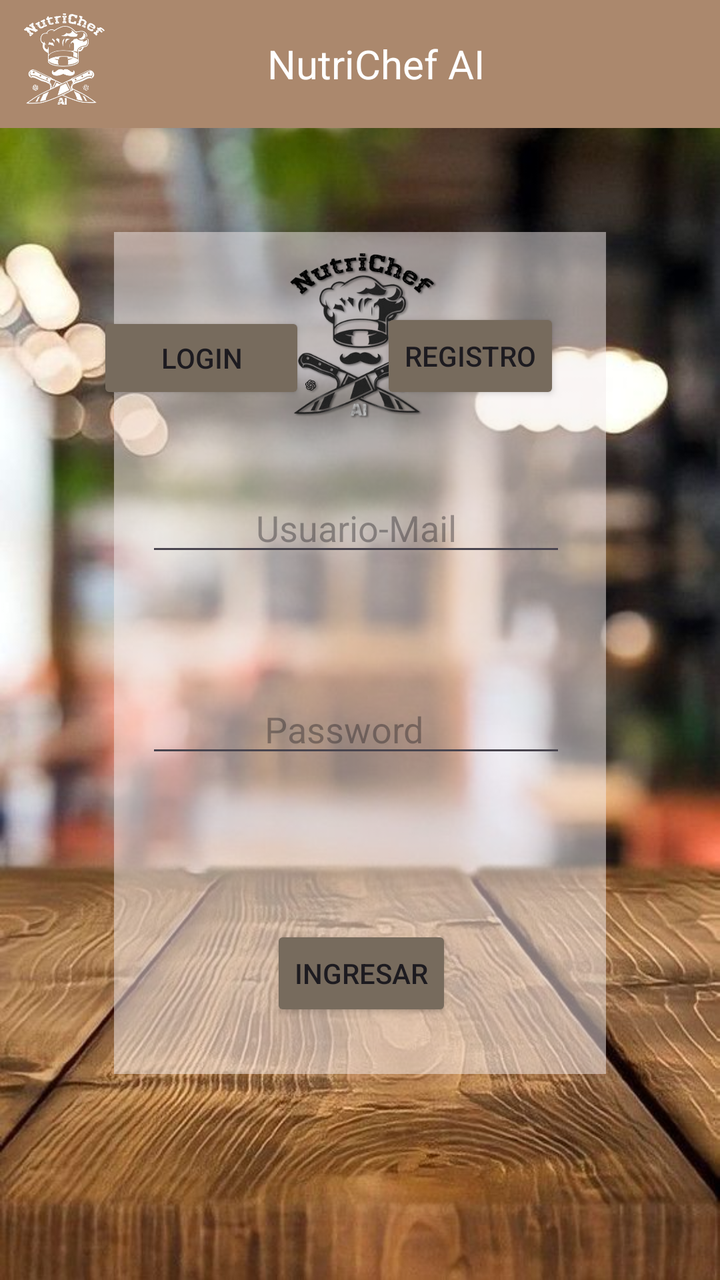
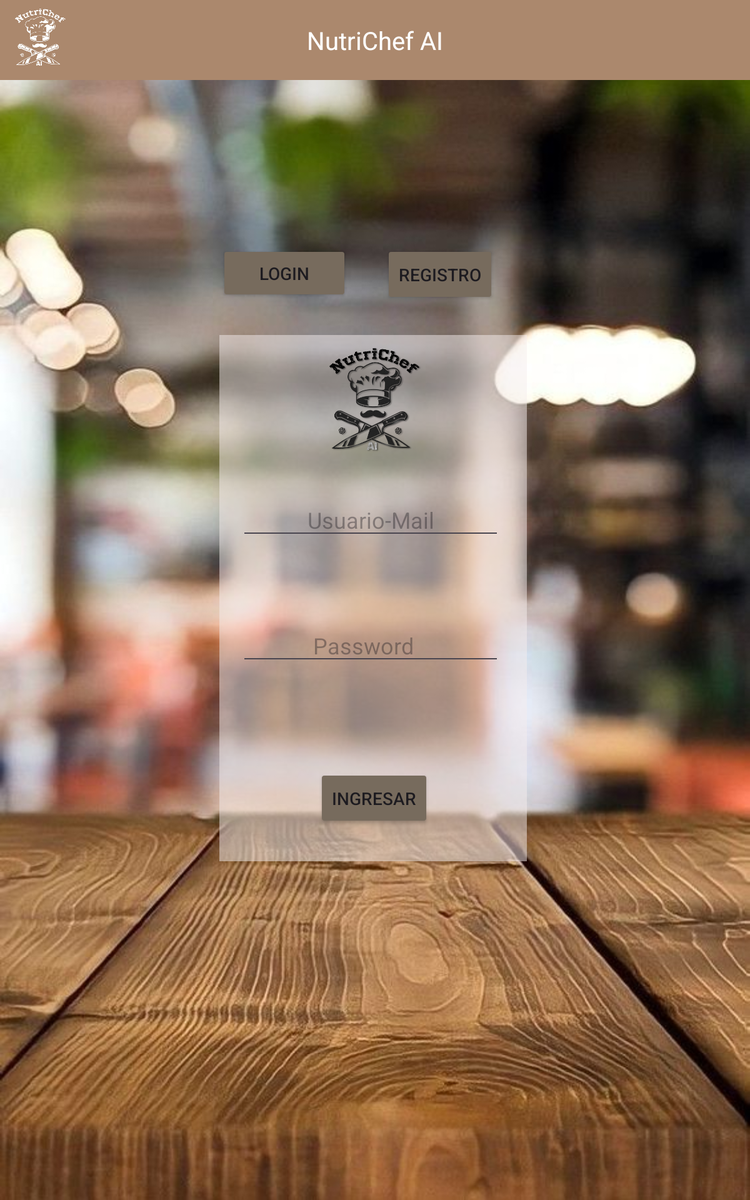

Compare how this app lays out the same screen by default and in its alternative resource folder. The renders come first, then the two layout files and the values they reference.
<!-- AndroidManifest.xml: application theme Theme.NutriChefAI -->
<!-- res/layout/activity_log.xml -->
<?xml version="1.0" encoding="utf-8"?>
<androidx.constraintlayout.widget.ConstraintLayout xmlns:android="http://schemas.android.com/apk/res/android"
    xmlns:app="http://schemas.android.com/apk/res-auto"
    xmlns:tools="http://schemas.android.com/tools"
    android:id="@+id/main"
    android:layout_width="match_parent"
    android:layout_height="match_parent"
    android:background="@drawable/fondologin"
    tools:context=".fragments.log.Log_Usuario">


    <androidx.appcompat.widget.Toolbar
        android:id="@+id/toolbar"
        android:layout_width="match_parent"
        android:layout_height="wrap_content"
        android:background="@color/toorbar"
        android:theme="@style/ThemeOverlay.AppCompat.Dark.ActionBar"
        app:layout_constraintEnd_toEndOf="parent"
        app:layout_constraintHorizontal_bias="0.0"
        app:layout_constraintStart_toStartOf="parent"
        app:layout_constraintTop_toTopOf="parent"
        app:popupTheme="@style/ThemeOverlay.AppCompat.Light">


        <RelativeLayout
            android:layout_width="match_parent"
            android:layout_height="wrap_content"
           >


            <TextView
                android:id="@+id/toolbar_title"
                android:layout_width="wrap_content"
                android:layout_height="wrap_content"
                android:text="NutriChef AI"
                android:textColor="@android:color/white"
                android:textSize="20sp"
                android:layout_centerInParent="true" />

        </RelativeLayout>

    </androidx.appcompat.widget.Toolbar>

    <Button
        android:id="@+id/btn_login"
        android:layout_width="104dp"
        android:layout_height="46dp"
        android:layout_marginTop="156dp"
        android:layout_marginEnd="28dp"
        android:backgroundTint="@color/btnintenso"
        android:text="Login"
        app:layout_constraintEnd_toStartOf="@+id/btn_register"
        app:layout_constraintHorizontal_bias="0.836"
        app:layout_constraintStart_toStartOf="parent"
        app:layout_constraintTop_toTopOf="parent" />

    <Button
        android:id="@+id/btn_register"
        android:layout_width="wrap_content"
        android:layout_height="wrap_content"
        android:layout_marginTop="172dp"
        android:layout_marginEnd="80dp"
        android:backgroundTint="@color/btnintenso"
        android:text="Registro"
        app:layout_constraintBottom_toBottomOf="@+id/btn_login"
        app:layout_constraintEnd_toEndOf="parent"
        app:layout_constraintTop_toTopOf="parent"
        app:layout_constraintVertical_bias="1.0" />

    <ViewSwitcher
        android:id="@+id/viewSwitcher"
        android:layout_width="246dp"
        android:layout_height="532dp"
        android:layout_marginBottom="32dp"
        app:layout_constraintBottom_toBottomOf="parent"
        app:layout_constraintEnd_toEndOf="parent"
        app:layout_constraintHeight_default="wrap"
        app:layout_constraintStart_toStartOf="parent"
        app:layout_constraintTop_toTopOf="@+id/btn_login"
        app:layout_constraintWidth_default="wrap">

        <androidx.constraintlayout.widget.ConstraintLayout
            android:id="@+id/login_layout"
            android:layout_width="247dp"
            android:layout_height="421dp"
            android:background="@drawable/transparent"
            app:layout_constraintBottom_toBottomOf="parent"
            app:layout_constraintEnd_toEndOf="parent"
            app:layout_constraintStart_toStartOf="parent"
            app:layout_constraintTop_toBottomOf="@+id/btn_login">

            <ImageView
                android:id="@+id/logoimg"
                android:layout_width="128dp"
                android:layout_height="86dp"
                android:layout_marginTop="8dp"
                app:layout_constraintEnd_toEndOf="parent"
                app:layout_constraintStart_toStartOf="parent"
                app:layout_constraintTop_toTopOf="parent"
                app:srcCompat="@drawable/fondosombra" />

            <EditText
                android:id="@+id/editTextLoginUsername"
                android:layout_width="210dp"
                android:layout_height="40dp"
                android:ems="10"
                android:gravity="center"

                android:hint="Usuario-Mail"
                android:inputType="text"
                app:layout_constraintBottom_toBottomOf="parent"
                app:layout_constraintEnd_toEndOf="parent"
                app:layout_constraintHorizontal_bias="0.432"
                app:layout_constraintStart_toStartOf="parent"
                app:layout_constraintTop_toBottomOf="@+id/logoimg"
                app:layout_constraintVertical_bias="0.115" />

            <EditText
                android:id="@+id/editTextLoginPassword"
                android:layout_width="210dp"
                android:layout_height="40dp"
                android:layout_marginTop="4dp"
                android:ems="10"
                android:gravity="center"
                android:hint="Password"
                android:inputType="textPassword"
                android:paddingEnd="16dp"

                app:layout_constraintBottom_toTopOf="@+id/btn_ingresar"
                app:layout_constraintEnd_toEndOf="parent"
                app:layout_constraintHorizontal_bias="0.432"
                app:layout_constraintStart_toStartOf="parent"

                app:layout_constraintTop_toBottomOf="@+id/editTextLoginUsername"
                app:layout_constraintVertical_bias="0.418" />

            <Button
                android:id="@+id/btn_ingresar"
                android:layout_width="wrap_content"
                android:layout_height="wrap_content"
                android:layout_marginBottom="16dp"


                android:backgroundTint="@color/btnintenso"

                android:text="Ingresar"
                app:layout_constraintBottom_toBottomOf="parent"
                app:layout_constraintEnd_toEndOf="parent"
                app:layout_constraintStart_toStartOf="parent"
                app:layout_constraintTop_toBottomOf="@+id/logoimg"
                app:layout_constraintVertical_bias="0.961" />

        </androidx.constraintlayout.widget.ConstraintLayout>

        <androidx.constraintlayout.widget.ConstraintLayout
            android:id="@+id/register_layout"
            android:layout_width="247dp"
            android:layout_height="364dp"
            android:background="@drawable/transparent"
            app:layout_constraintBottom_toBottomOf="parent"
            app:layout_constraintEnd_toEndOf="parent"
            app:layout_constraintStart_toStartOf="parent"
            app:layout_constraintTop_toBottomOf="@+id/btn_login">

            <ImageView
                android:id="@+id/logo"
                android:layout_width="128dp"
                android:layout_height="86dp"
                app:layout_constraintEnd_toEndOf="parent"
                app:layout_constraintStart_toStartOf="parent"
                app:layout_constraintTop_toTopOf="parent"
                app:srcCompat="@drawable/fondosombra" />

            <EditText
                android:id="@+id/editTextRegisterUser"
                android:layout_width="210dp"
                android:layout_height="40dp"

                android:ems="10"
                android:gravity="center"
                android:hint="Usuario"
                android:inputType="text"

                app:layout_constraintEnd_toEndOf="parent"
                app:layout_constraintStart_toStartOf="parent"
                app:layout_constraintTop_toBottomOf="@+id/logo" />

            <EditText
                android:id="@+id/editTextRegisterEmail"
                android:layout_width="210dp"
                android:layout_height="40dp"
                android:layout_marginTop="16dp"

                android:ems="10"
                android:gravity="center"
                android:hint="Email"
                android:inputType="textEmailAddress"

                app:layout_constraintEnd_toEndOf="@+id/editTextRegisterUser"
                app:layout_constraintStart_toStartOf="@+id/editTextRegisterUser"
                app:layout_constraintTop_toBottomOf="@+id/editTextRegisterUser" />

            <EditText
                android:id="@+id/editTextRegisterPassword"
                android:layout_width="210dp"
                android:layout_height="40dp"
                android:layout_marginTop="16dp"

                android:ems="10"
                android:gravity="center"
                android:hint="Password"
                android:inputType="textPassword"

                android:paddingEnd="16dp"

                app:layout_constraintEnd_toEndOf="@+id/editTextRegisterEmail"
                app:layout_constraintStart_toStartOf="@+id/editTextRegisterEmail"

                app:layout_constraintTop_toBottomOf="@+id/editTextRegisterEmail" />

            <EditText
                android:id="@+id/editTextRegisterPasswordRepeat"
                android:layout_width="210dp"
                android:layout_height="40dp"
                android:layout_marginTop="16dp"

                android:ems="10"
                android:gravity="center"
                android:hint="Repetir Password"
                android:inputType="textPassword"
                android:paddingEnd="16dp"

                app:layout_constraintEnd_toEndOf="@+id/editTextRegisterPassword"
                app:layout_constraintStart_toStartOf="@+id/editTextRegisterPassword"

                app:layout_constraintTop_toBottomOf="@+id/editTextRegisterPassword" />

            <Button
                android:id="@+id/btn_registrar"
                android:layout_width="wrap_content"
                android:layout_height="wrap_content"

                android:text="Registrar"

                app:layout_constraintBottom_toBottomOf="parent"
                app:layout_constraintEnd_toEndOf="@+id/editTextRegisterPasswordRepeat"
                app:layout_constraintHorizontal_bias="0.465"
                app:layout_constraintStart_toStartOf="@+id/editTextRegisterPasswordRepeat"
                app:layout_constraintTop_toBottomOf="@+id/logo"
                app:layout_constraintVertical_bias="0.93" />

        </androidx.constraintlayout.widget.ConstraintLayout>

    </ViewSwitcher>

    <ImageView
        android:id="@+id/logotool"
        android:layout_width="65dp"
        android:layout_height="69dp"
        android:src="@drawable/logowhite"
        app:layout_constraintBottom_toBottomOf="@+id/toolbar"
        app:layout_constraintEnd_toEndOf="@+id/toolbar"
        app:layout_constraintHorizontal_bias="0.0"
        app:layout_constraintStart_toStartOf="parent"
        app:layout_constraintTop_toTopOf="parent"
        app:layout_constraintVertical_bias="1.0" />

</androidx.constraintlayout.widget.ConstraintLayout>
<!-- resources referenced by this layout -->
<resources>
  <color name="btnintenso">#776B5D</color>
  <color name="toorbar">#AB886D</color>
  <!-- drawable fondologin: jpg bitmap (drawable, 78146 bytes) -->
  <!-- drawable fondosombra: png bitmap (drawable, 94617 bytes) -->
  <!-- drawable logowhite: png bitmap (drawable, 67310 bytes) -->
  <!-- drawable transparent (drawable) -->
  <?xml version="1.0" encoding="utf-8"?>
  <shape xmlns:android="http://schemas.android.com/apk/res/android">
      <solid android:color="#80F5EDED"/>
  
  </shape>
  <style name="Theme.NutriChefAI" parent="Base.Theme.NutriChefAI" />
  <style name="Base.Theme.NutriChefAI" parent="Theme.Material3.DayNight.NoActionBar">
          
          
      </style>
</resources>
<!-- res/layout-sw600dp/activity_log.xml (the author's variant of the layout above) -->
<!-- drawn on a 7-inch tablet held upright -->
<?xml version="1.0" encoding="utf-8"?>
<androidx.constraintlayout.widget.ConstraintLayout xmlns:android="http://schemas.android.com/apk/res/android"
    xmlns:app="http://schemas.android.com/apk/res-auto"
    xmlns:tools="http://schemas.android.com/tools"
    android:id="@+id/main"
    android:layout_width="match_parent"
    android:layout_height="match_parent"
    android:background="@drawable/fondologin"
    tools:context=".fragments.log.Log_Usuario">


    <androidx.appcompat.widget.Toolbar
        android:id="@+id/toolbar"
        android:layout_width="match_parent"
        android:layout_height="wrap_content"
        android:background="@color/toorbar"
        android:theme="@style/ThemeOverlay.AppCompat.Dark.ActionBar"
        app:layout_constraintEnd_toEndOf="parent"
        app:layout_constraintHorizontal_bias="0.0"
        app:layout_constraintStart_toStartOf="parent"
        app:layout_constraintTop_toTopOf="parent"
        app:popupTheme="@style/ThemeOverlay.AppCompat.Light">


        <RelativeLayout
            android:layout_width="match_parent"
            android:layout_height="wrap_content">


            <TextView
                android:id="@+id/toolbar_title"
                android:layout_width="wrap_content"
                android:layout_height="wrap_content"
                android:layout_centerInParent="true"
                android:text="NutriChef AI"
                android:textColor="@android:color/white"
                android:textSize="20sp" />

        </RelativeLayout>

    </androidx.appcompat.widget.Toolbar>

    <Button
        android:id="@+id/btn_login"
        android:layout_width="104dp"
        android:layout_height="46dp"
        android:backgroundTint="@color/btnintenso"
        android:text="Login"
        app:layout_constraintBottom_toTopOf="@+id/viewSwitcher"
        app:layout_constraintStart_toStartOf="@+id/viewSwitcher"
        app:layout_constraintTop_toTopOf="@+id/btn_register"
        app:layout_constraintVertical_bias="0.0" />

    <Button
        android:id="@+id/btn_register"
        android:layout_width="wrap_content"
        android:layout_height="wrap_content"
        android:layout_marginBottom="8dp"
        android:backgroundTint="@color/btnintenso"
        android:text="Registro"
        app:layout_constraintBottom_toTopOf="@+id/viewSwitcher"
        app:layout_constraintEnd_toEndOf="@+id/viewSwitcher"
        app:layout_constraintHorizontal_bias="0.525"
        app:layout_constraintStart_toEndOf="@+id/btn_login"
        app:layout_constraintTop_toBottomOf="@+id/toolbar"
        app:layout_constraintVertical_bias="0.888" />

    <ViewSwitcher
        android:id="@+id/viewSwitcher"
        android:layout_width="246dp"
        android:layout_height="532dp"
        android:layout_marginBottom="32dp"
        app:layout_constraintBottom_toBottomOf="parent"
        app:layout_constraintEnd_toEndOf="parent"
        app:layout_constraintHeight_default="wrap"
        app:layout_constraintHorizontal_bias="0.496"
        app:layout_constraintStart_toStartOf="parent"
        app:layout_constraintTop_toBottomOf="@+id/toolbar"
        app:layout_constraintVertical_bias="0.614"
        app:layout_constraintWidth_default="wrap">

        <androidx.constraintlayout.widget.ConstraintLayout
            android:id="@+id/login_layout"
            android:layout_width="247dp"
            android:layout_height="421dp"
            android:background="@drawable/transparent">

            <ImageView
                android:id="@+id/logoimg"
                android:layout_width="128dp"
                android:layout_height="86dp"
                android:layout_marginTop="8dp"
                app:layout_constraintEnd_toEndOf="parent"
                app:layout_constraintStart_toStartOf="parent"
                app:layout_constraintTop_toTopOf="parent"
                app:srcCompat="@drawable/fondosombra" />

            <EditText
                android:id="@+id/editTextLoginUsername"
                android:layout_width="210dp"
                android:layout_height="40dp"
                android:ems="10"
                android:gravity="center"

                android:hint="Usuario-Mail"
                android:inputType="text"
                app:layout_constraintBottom_toBottomOf="parent"
                app:layout_constraintEnd_toEndOf="parent"
                app:layout_constraintHorizontal_bias="0.432"
                app:layout_constraintStart_toStartOf="parent"
                app:layout_constraintTop_toBottomOf="@+id/logoimg"
                app:layout_constraintVertical_bias="0.115" />

            <EditText
                android:id="@+id/editTextLoginPassword"
                android:layout_width="210dp"
                android:layout_height="40dp"
                android:layout_marginTop="4dp"
                android:ems="10"
                android:gravity="center"
                android:hint="Password"
                android:inputType="textPassword"
                android:paddingEnd="16dp"

                app:layout_constraintBottom_toTopOf="@+id/btn_ingresar"
                app:layout_constraintEnd_toEndOf="parent"
                app:layout_constraintHorizontal_bias="0.432"
                app:layout_constraintStart_toStartOf="parent"

                app:layout_constraintTop_toBottomOf="@+id/editTextLoginUsername"
                app:layout_constraintVertical_bias="0.418" />

            <Button
                android:id="@+id/btn_ingresar"
                android:layout_width="wrap_content"
                android:layout_height="wrap_content"
                android:layout_marginBottom="16dp"


                android:backgroundTint="@color/btnintenso"

                android:text="Ingresar"
                app:layout_constraintBottom_toBottomOf="parent"
                app:layout_constraintEnd_toEndOf="parent"
                app:layout_constraintStart_toStartOf="parent"
                app:layout_constraintTop_toBottomOf="@+id/logoimg"
                app:layout_constraintVertical_bias="0.961" />

        </androidx.constraintlayout.widget.ConstraintLayout>

        <androidx.constraintlayout.widget.ConstraintLayout
            android:id="@+id/register_layout"
            android:layout_width="247dp"
            android:layout_height="364dp"
            android:background="@drawable/transparent"
            app:layout_constraintBottom_toBottomOf="parent"
            app:layout_constraintEnd_toEndOf="parent"
            app:layout_constraintStart_toStartOf="parent"
            app:layout_constraintTop_toBottomOf="@+id/btn_login">

            <ImageView
                android:id="@+id/logo"
                android:layout_width="128dp"
                android:layout_height="86dp"
                app:layout_constraintEnd_toEndOf="parent"
                app:layout_constraintStart_toStartOf="parent"
                app:layout_constraintTop_toTopOf="parent"
                app:srcCompat="@drawable/fondosombra" />

            <EditText
                android:id="@+id/editTextRegisterUser"
                android:layout_width="210dp"
                android:layout_height="40dp"

                android:ems="10"
                android:gravity="center"
                android:hint="Usuario"
                android:inputType="text"

                app:layout_constraintEnd_toEndOf="parent"
                app:layout_constraintStart_toStartOf="parent"
                app:layout_constraintTop_toBottomOf="@+id/logo" />

            <EditText
                android:id="@+id/editTextRegisterEmail"
                android:layout_width="210dp"
                android:layout_height="40dp"
                android:layout_marginTop="16dp"

                android:ems="10"
                android:gravity="center"
                android:hint="Email"
                android:inputType="textEmailAddress"

                app:layout_constraintEnd_toEndOf="@+id/editTextRegisterUser"
                app:layout_constraintStart_toStartOf="@+id/editTextRegisterUser"
                app:layout_constraintTop_toBottomOf="@+id/editTextRegisterUser" />

            <EditText
                android:id="@+id/editTextRegisterPassword"
                android:layout_width="210dp"
                android:layout_height="40dp"
                android:layout_marginTop="16dp"

                android:ems="10"
                android:gravity="center"
                android:hint="Password"
                android:inputType="textPassword"

                android:paddingEnd="16dp"

                app:layout_constraintEnd_toEndOf="@+id/editTextRegisterEmail"
                app:layout_constraintStart_toStartOf="@+id/editTextRegisterEmail"

                app:layout_constraintTop_toBottomOf="@+id/editTextRegisterEmail" />

            <EditText
                android:id="@+id/editTextRegisterPasswordRepeat"
                android:layout_width="210dp"
                android:layout_height="40dp"
                android:layout_marginTop="16dp"

                android:ems="10"
                android:gravity="center"
                android:hint="Repetir Password"
                android:inputType="textPassword"
                android:paddingEnd="16dp"

                app:layout_constraintEnd_toEndOf="@+id/editTextRegisterPassword"
                app:layout_constraintStart_toStartOf="@+id/editTextRegisterPassword"

                app:layout_constraintTop_toBottomOf="@+id/editTextRegisterPassword" />

            <Button
                android:id="@+id/btn_registrar"
                android:layout_width="wrap_content"
                android:layout_height="wrap_content"

                android:text="Registrar"

                app:layout_constraintBottom_toBottomOf="parent"
                app:layout_constraintEnd_toEndOf="@+id/editTextRegisterPasswordRepeat"
                app:layout_constraintHorizontal_bias="0.465"
                app:layout_constraintStart_toStartOf="@+id/editTextRegisterPasswordRepeat"
                app:layout_constraintTop_toBottomOf="@+id/logo"
                app:layout_constraintVertical_bias="0.93" />

        </androidx.constraintlayout.widget.ConstraintLayout>

    </ViewSwitcher>

    <ImageView
        android:id="@+id/logotool"
        android:layout_width="65dp"
        android:layout_height="69dp"
        android:src="@drawable/logowhite"
        app:layout_constraintBottom_toBottomOf="@+id/toolbar"
        app:layout_constraintEnd_toEndOf="@+id/toolbar"
        app:layout_constraintHorizontal_bias="0.0"
        app:layout_constraintStart_toStartOf="parent"
        app:layout_constraintTop_toTopOf="parent"
        app:layout_constraintVertical_bias="1.0" />

</androidx.constraintlayout.widget.ConstraintLayout>
